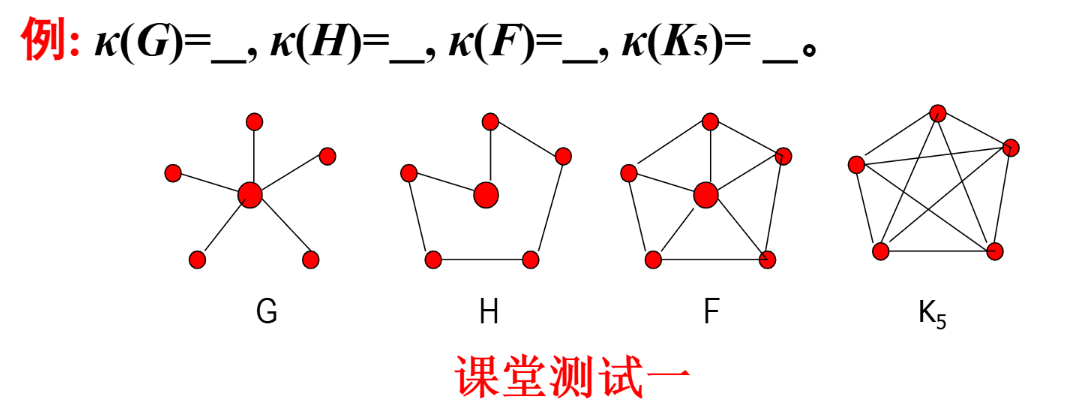
#> input picture tests/fixtures/original_ouc_20261021/180506.png, 1071 x 405 px; its folder holds only this picture in this run
$ python -i graph_qwen_geometry.py   (imports and definitions only)
#> lines starting #> are read from the running program, lines starting #| are printed output that depends on the picture; after the words box and inside, x2 and y2 are one past the last pixel; in counts of white or black regions, pixels touching at a corner belong together
#> in connected_ring_markers, rgb is the input picture: shape (405, 1071, 3); mean B, G, R 243.3, 243.3, 248.5
### graph_line_tracer.py
"""Conservative pixel-path evidence for node-link diagrams.

Traces are candidates, not confirmed graph edges. A line crossing is not a
mathematical vertex unless the graph detector has a vertex at that position.
"""
from __future__ import annotations

import io
import math

import cv2
import numpy as np
from PIL import Image, ImageOps

from graph_node_geometry import (boundary_distance, circle_geometry, contains_points,
                                 ray_entry, scaled_geometry)
from graph_connector_geometry import outlined_arrow_candidates, same_outlined_instance

MAX_SIDE = 1600
MAX_GRAPHS = 10
MAX_VERTICES = 30
MAX_TRACES_PER_GRAPH = 48
NEIGHBORS = tuple((dy, dx) for dy in range(-2, 3) for dx in range(-2, 3)
                  if 0 < dx * dx + dy * dy <= 5)


def _paper_gray(rgb):
    """Flatten illumination on mid-tone paper; preserve white/dark screens.

    Absolute gray<210 turns brown textbook photos almost entirely into ink.
    Dividing by a smooth illumination field separates dark front-side strokes
    from broad shadows and faint print-through without drawing any new lines.
    """
    gray=cv2.cvtColor(rgb,cv2.COLOR_RGB2GRAY)
    if not 105<=float(np.median(gray))<235:
        return None
    sigma=max(8,min(21,min(gray.shape)/20))
    background=cv2.GaussianBlur(gray,(0,0),sigma)
    return cv2.divide(gray,np.maximum(background,1),scale=255)


def _foreground(rgb):
    """Preserve both dark and saturated colour strokes on light pages."""
    hsv = cv2.cvtColor(rgb, cv2.COLOR_RGB2HSV)
#> hsv: shape (405, 1071, 3); mean H, S, V 3.5, 5.8, 248.5
    gray = cv2.cvtColor(rgb, cv2.COLOR_RGB2GRAY)
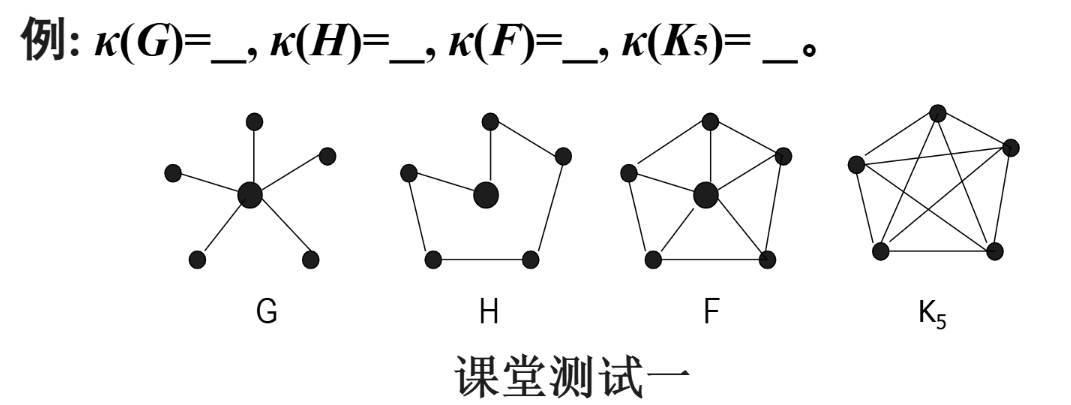
#> gray: shape (405, 1071); min 0, max 255, mean 243.8
    paper=_paper_gray(rgb)
    if paper is not None:
        cutoff,_=cv2.threshold(paper,0,255,cv2.THRESH_BINARY+cv2.THRESH_OTSU)
        ink=(paper<=min(180,cutoff)).astype('uint8')*255
    elif float(np.median(gray)) < 105:
        # White/coloured graph strokes on a dark teaching slide.
        ink = ((gray > 155) | ((hsv[:, :, 1] > 80) &
                               (hsv[:, :, 2] > 85))).astype('uint8') * 255
    else:
        ink = ((gray < 210) | ((hsv[:, :, 1] > 80) &
                               (hsv[:, :, 2] < 245))).astype('uint8') * 255
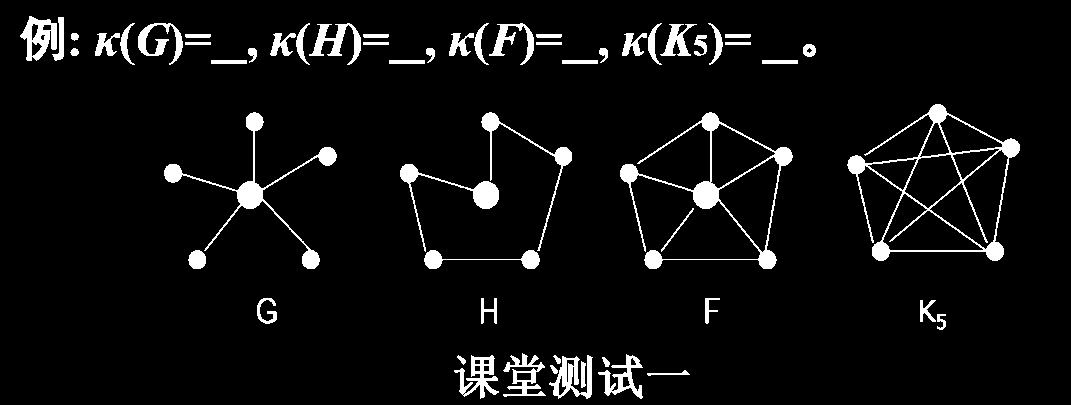
#> ink: shape (405, 1071); 5.6% white; 57 white regions
    components, labels, stats, _ = cv2.connectedComponentsWithStats(ink, 8)
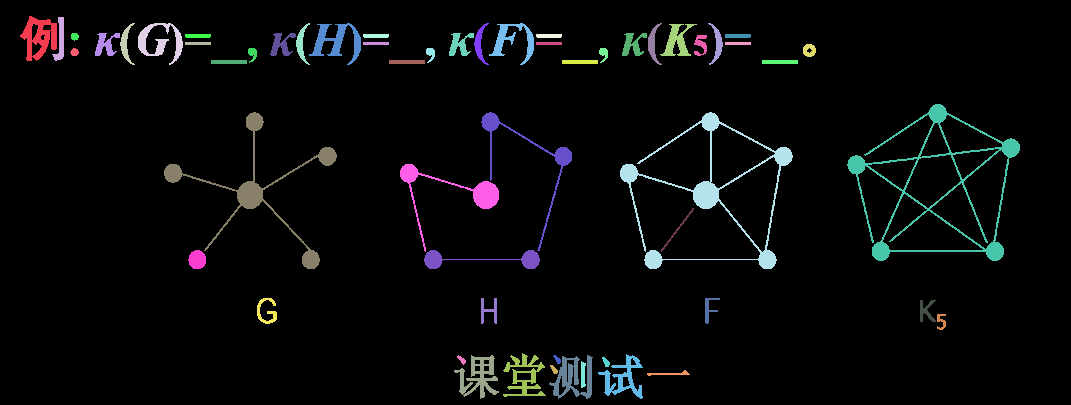
#> labels: shape (405, 1071) int32; 58 distinct labels, from 0 to 57; one colour per label, 0 black
#> components = 58; stats = 58 rows, first 6: [0, 0, 1071, 405, 409569], [20, 16, 37, 45, 887], [52, 17, 12, 44, 253], [120, 23, 15, 42, 223], [138, 23, 45, 42, 674], [296, 23, 14, 42, 215]
    for k in range(1, components):
        if stats[k, cv2.CC_STAT_AREA] <= 2:
            ink[labels == k] = 0
    return ink


# [1309 lines left out: functions _thin, _decode, _vertices, _unique_seeds, _follow, _sample_path and 14 more, not called in this run]


__all__ = ['attach_line_evidence', 'prepare_skeleton_roi', 'keep_path_candidate']

### graph_qwen_geometry.py
"""Recover bounded marker/route evidence from a single coarse visual inventory.

No graph templates, labels from references, or remote requests are used here.
"""
from __future__ import annotations
import copy
import math
from collections import defaultdict

import networkx as nx

from graph_staged import refine_node_positions


# [73 lines left out: function validate_curve_tangents, not called in this run]


def connected_ring_markers(image):
    """Holes in large ink components distinguish junction rings from text.

    A textbook label's round glyph has a small parent component; a real hollow
    marker belongs to the connected drawn graph. Work before downsampling.
    """
    import cv2
    import numpy as np
    from graph_line_tracer import _foreground
    rgb=cv2.cvtColor(np.asarray(image),cv2.COLOR_RGB2BGR)
    contours,hierarchy=cv2.findContours(_foreground(rgb),cv2.RETR_CCOMP,cv2.CHAIN_APPROX_SIMPLE)
#> contours = 83 contours, 4 with area under 20; largest, box (x1, y1, x2, y2) and area: (847, 104, 1020, 261) 14356, (620, 112, 793, 269) 7806, (929, 149, 1009, 250) 3740, (718, 156, 780, 253) 3099, (882, 193, 984, 251) 2975
    if hierarchy is None:return []
    points=[]
    for i,c in enumerate(contours):
        parent=int(hierarchy[0,i,3])
        if parent<0:continue
        _,_,width,height=cv2.boundingRect(c)
        area=cv2.contourArea(c); perimeter=cv2.arcLength(c,True)
        _,_,pw,ph=cv2.boundingRect(contours[parent])
        if (not 3<=width<=28 or not 3<=height<=28 or not .65<=width/height<=1.5
                or not 4<=area<=300 or 4*np.pi*area/max(perimeter*perimeter,1)<.55
                or pw<80 or ph<50):continue
        moments=cv2.moments(c)
        points.append({'component':parent,'radius_pixels':max(width,height)/2+3,
                       'x':moments['m10']/moments['m00']/(image.width-1),
                       'y':moments['m01']/moments['m00']/(image.height-1)})
#> this loop made 83 passes
#> parent on passes 1, 2, 3, 4, 5, 8, 9, 16, 17, 20, 22, 23: -1, -1, -1, -1, -1, -1, -1, -1, -1, -1, -1, -1
#> (parent, width, height, area, perimeter, pw, ph) on passes 6, 7, 12, 13, 14, 15: (4, 9, 21, 84.5, 50.38, 44, 44), (4, 9, 24, 77, 63.31, 44, 44), (8, 7, 7, 34, 21.66, 45, 44), (8, 7, 7, 34, 21.66, 45, 44), (8, 7, 6, 28, 19.66, 45, 44), (8, 7, 6, 28, 19.66, 45, 44)
#> after the loop, points = []
    return points


# [778 lines left out: functions coalesce_ink_routes, validate_trace_junctions, exclude_composite_loops, trim_native_rim_paths, validate_trace_markers, supplement_rim_traces and 11 more, not called in this run]

>>> import cv2
>>> picture = cv2.cvtColor(cv2.imread('tests/fixtures/original_ouc_20261021/180506.png'), cv2.COLOR_BGR2RGB)
>>> result = connected_ring_markers(picture)
#> result = []
